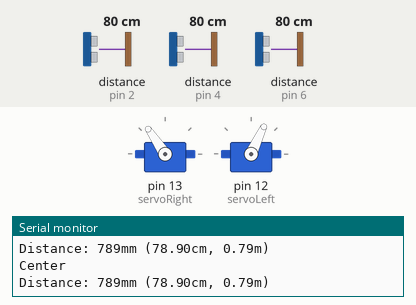
A sketch run on a simulated Arduino Uno, built with avr-gcc and run on an emulated ATmega328P. Parts: 2 × servo, the last lines printed to the serial monitor. Wiring (inferred from the names in the program): 3 × ultrasonic range finder: trigger pin 3, echo pin 2 / trigger pin 5, echo pin 4 / trigger pin 7, echo pin 6. Inputs (shaded band) come from the test bench; at power-on: distance to the obstacle (sensors on pin 6, pin 2, pin 4) 80 cm. The echo pulse lasts 58.3 µs per cm.

Above: at 1.2 s.
1.3 s: distance to the obstacle (sensor on pin 6) set to 7 cm
4.3 s: distance to the obstacle (sensor on pin 6) set to 4 cm
At 5.3 s:
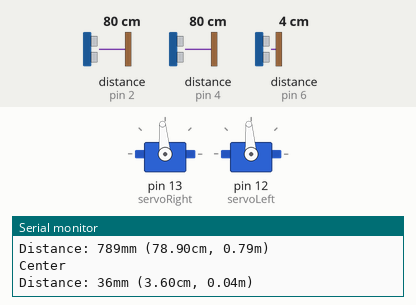
8.9 s: distance to the obstacle (sensor on pin 6) set to 9 cm
At 10.2 s:
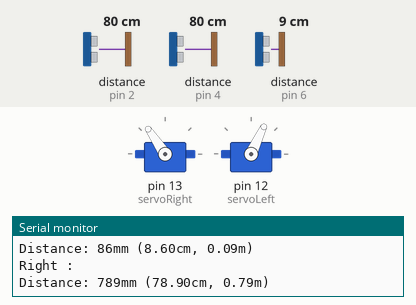
13.6 s: distance to the obstacle (sensor on pin 6) set to 2 cm
At 15.2 s:
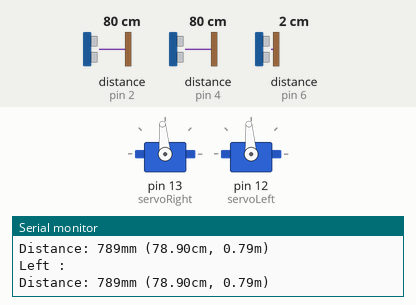
Timing chart, 0 to 16.2 s (numbered marks = the images above; inputs shaded):
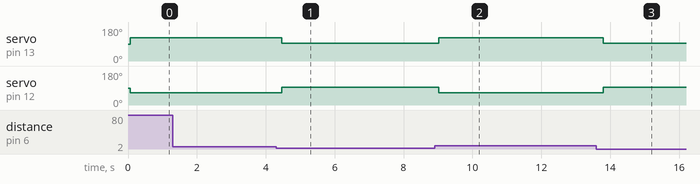

Measured:
- the behaviour switches between 6 and 5 cm on distance to the obstacle (sensor on pin 6) (found by bisection; images 0 and 1)
- after the input at 4.3 s, servo on pin 13 (servoRight): 124° → 95° after 0.16 s; servo on pin 12 (servoLeft): 65° → 94° after 0.16 s
- after the input at 8.9 s, servo on pin 13 (servoRight): 95° → 124° after 0.13 s; servo on pin 12 (servoLeft): 94° → 65° after 0.13 s
- after the input at 13.6 s, servo on pin 13 (servoRight): 124° → 95° after 0.20 s; servo on pin 12 (servoLeft): 65° → 94° after 0.20 s

The sketch:

Capteur_HCSR04.ino
```cpp
#include <Servo.h>

const byte TRIGGER_RIGHT = 3; //Broche Trigger
const byte ECHO_RIGHT = 2; //Broche ECHO

const byte TRIGGER_LEFT = 5;
const byte ECHO_LEFT = 4;

const byte TRIGGER_CENTER = 7;
const byte ECHO_CENTER = 6;

Servo servoRight;
Servo servoLeft;

const long TIMEOUT = 25000L; //40Hz

void setup(){

  Serial.begin(9600);

  servoRight.attach(13);
  servoLeft.attach(12);

  pinMode(TRIGGER_RIGHT,OUTPUT);
  pinMode(TRIGGER_LEFT,OUTPUT);
  pinMode(TRIGGER_CENTER,OUTPUT);

  pinMode(ECHO_RIGHT,INPUT);
  pinMode(ECHO_LEFT,INPUT);
  pinMode(ECHO_CENTER,INPUT);

  digitalWrite(TRIGGER_RIGHT, LOW);
  digitalWrite(TRIGGER_LEFT, LOW);
  digitalWrite(TRIGGER_CENTER, LOW);
}

void loop(){

  long measure;
  long mmRight;
  long mmLeft;
  long mmCenter;

  digitalWrite(TRIGGER_RIGHT, HIGH);
  delayMicroseconds(10);
  digitalWrite(TRIGGER_RIGHT, LOW);

  measure = pulseIn(ECHO_RIGHT, HIGH, TIMEOUT);

  if(!measure){
    pinMode(ECHO_RIGHT,OUTPUT);
    digitalWrite(ECHO_RIGHT,LOW);
    delay(10);
    //digitalWrite(ECHO_PIN,HIGH);
    pinMode(ECHO_RIGHT, INPUT);
  }

  mmRight = measure / 2 * 0.34;

Serial.println("Right :");
Serial.print(F("Distance: "));
  Serial.print(mmRight);
  Serial.print(F("mm ("));
  Serial.print(mmRight / 10.0, 2);
  Serial.print(F("cm, "));
  Serial.print(mmRight / 1000.0, 2);
  Serial.println(F("m)"));

  /* Délai d'attente pour éviter d'afficher trop de résultats à la seconde */
  //delay(120);

/*************************************************/

  digitalWrite(TRIGGER_LEFT, HIGH);
  delayMicroseconds(10);
  digitalWrite(TRIGGER_LEFT, LOW);

   measure = pulseIn(ECHO_LEFT, HIGH, TIMEOUT);

  if(!measure){
    pinMode(ECHO_LEFT,OUTPUT);
    digitalWrite(ECHO_LEFT,LOW);
    delay(10);
    //digitalWrite(ECHO_PIN,HIGH);
    pinMode(ECHO_LEFT, INPUT);
  }

   mmLeft = measure / 2 * 0.34;

  Serial.println("Left : ");
  Serial.print(F("Distance: "));
  Serial.print(mmLeft);
  Serial.print(F("mm ("));
  Serial.print(mmLeft / 10.0, 2);
  Serial.print(F("cm, "));
  Serial.print(mmLeft / 1000.0, 2);
  Serial.println(F("m)"));

  /* Délai d'attente pour éviter d'afficher trop de résultats à la seconde */
  //delay(120);
/****************************************************/
digitalWrite(TRIGGER_CENTER, HIGH);
  delayMicroseconds(10);
  digitalWrite(TRIGGER_CENTER, LOW);

   measure = pulseIn(ECHO_CENTER, HIGH, TIMEOUT);

  if(!measure){
    pinMode(ECHO_CENTER,OUTPUT);
    digitalWrite(ECHO_CENTER,LOW);
    delay(10);
    //digitalWrite(ECHO_PIN,HIGH);
    pinMode(ECHO_CENTER, INPUT);
  }

   mmCenter = measure / 2 * 0.34;

    /* Affiche les résultats en mm, cm et m */
   Serial.println("Center");
  Serial.print(F("Distance: "));
  Serial.print(mmCenter);
  Serial.print(F("mm ("));
  Serial.print(mmCenter / 10.0, 2);
  Serial.print(F("cm, "));
  Serial.print(mmCenter / 1000.0, 2);
  Serial.println(F("m)"));
/*Partie ServoMoteur*/
  if(mmCenter >= 50 && mmCenter != 0){
    servoLeft.write(65);
    servoRight.write(124);
    delay(10);
  }else{
   servoLeft.write(94);
   servoRight.write(95);
   delay(10);
  }
  /* Délai d'attente pour éviter d'afficher trop de résultats à la seconde */
  delay(120);

}
```
